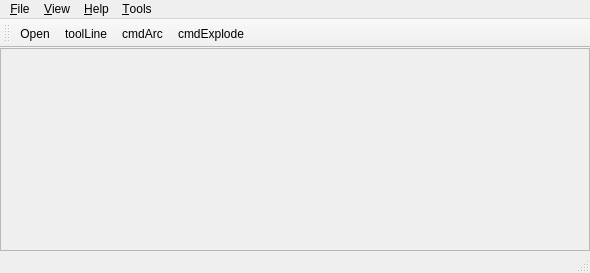
<?xml version="1.0" encoding="UTF-8"?>
<ui version="4.0">
 <class>MainWindow</class>
 <widget class="QMainWindow" name="MainWindow">
  <property name="geometry">
   <rect>
    <x>0</x>
    <y>0</y>
    <width>590</width>
    <height>273</height>
   </rect>
  </property>
  <property name="windowTitle">
   <string>MainWindow</string>
  </property>
  <widget class="QWidget" name="centralWidget">
   <layout class="QVBoxLayout" name="verticalLayout">
    <property name="leftMargin">
     <number>0</number>
    </property>
    <property name="topMargin">
     <number>0</number>
    </property>
    <property name="rightMargin">
     <number>0</number>
    </property>
    <property name="bottomMargin">
     <number>0</number>
    </property>
    <item>
     <widget class="QFrame" name="lcFrame">
      <property name="frameShape">
       <enum>QFrame::StyledPanel</enum>
      </property>
      <property name="frameShadow">
       <enum>QFrame::Raised</enum>
      </property>
     </widget>
    </item>
   </layout>
  </widget>
  <widget class="QMenuBar" name="menuBar">
   <property name="geometry">
    <rect>
     <x>0</x>
     <y>0</y>
     <width>590</width>
     <height>21</height>
    </rect>
   </property>
   <widget class="QMenu" name="menu_File">
    <property name="title">
     <string>&amp;File</string>
    </property>
    <addaction name="actionOpen"/>
    <addaction name="actionSave"/>
    <addaction name="separator"/>
    <addaction name="action_Quit"/>
   </widget>
   <widget class="QMenu" name="menu_Help">
    <property name="title">
     <string>&amp;Help</string>
    </property>
    <addaction name="actionContext_help"/>
    <addaction name="separator"/>
    <addaction name="action_About"/>
   </widget>
   <widget class="QMenu" name="menu_View">
    <property name="title">
     <string>&amp;View</string>
    </property>
    <addaction name="actionGrid"/>
    <addaction name="actionRuler"/>
   </widget>
   <widget class="QMenu" name="menu_Tools">
    <property name="title">
     <string>&amp;Tools</string>
    </property>
    <addaction name="action_Configure"/>
   </widget>
   <addaction name="menu_File"/>
   <addaction name="menu_View"/>
   <addaction name="menu_Help"/>
   <addaction name="menu_Tools"/>
  </widget>
  <widget class="QToolBar" name="mainToolBar">
   <attribute name="toolBarArea">
    <enum>TopToolBarArea</enum>
   </attribute>
   <attribute name="toolBarBreak">
    <bool>false</bool>
   </attribute>
   <addaction name="actionOpen"/>
   <addaction name="actionToolLine"/>
   <addaction name="actionCmdArc"/>
   <addaction name="actionCmdExplode"/>
  </widget>
  <widget class="QStatusBar" name="statusBar">
   <property name="enabled">
    <bool>true</bool>
   </property>
  </widget>
  <action name="action_About">
   <property name="text">
    <string>&amp;About</string>
   </property>
  </action>
  <action name="action_Quit">
   <property name="text">
    <string>&amp;Quit</string>
   </property>
   <property name="shortcut">
    <string>Ctrl+Q</string>
   </property>
  </action>
  <action name="actionOpen">
   <property name="text">
    <string>Open</string>
   </property>
   <property name="shortcut">
    <string>Ctrl+O</string>
   </property>
  </action>
  <action name="actionToolLine">
   <property name="text">
    <string>toolLine</string>
   </property>
  </action>
  <action name="actionCmdExplode">
   <property name="text">
    <string>cmdExplode</string>
   </property>
  </action>
  <action name="actionContext_help">
   <property name="text">
    <string>Context help</string>
   </property>
   <property name="shortcut">
    <string>F1</string>
   </property>
  </action>
  <action name="actionGrid">
   <property name="checkable">
    <bool>true</bool>
   </property>
   <property name="text">
    <string>Grid</string>
   </property>
   <property name="shortcut">
    <string>G</string>
   </property>
  </action>
  <action name="actionRuler">
   <property name="checkable">
    <bool>true</bool>
   </property>
   <property name="text">
    <string>Ruler</string>
   </property>
  </action>
  <action name="actionCmdArc">
   <property name="text">
    <string>cmdArc</string>
   </property>
  </action>
  <action name="actionSave">
   <property name="text">
    <string>Save</string>
   </property>
   <property name="shortcut">
    <string>Ctrl+S</string>
   </property>
  </action>
  <action name="action_Configure">
   <property name="text">
    <string>&amp;Configure..</string>
   </property>
  </action>
 </widget>
 <layoutdefault spacing="6" margin="11"/>
 <resources/>
 <connections/>
</ui>
